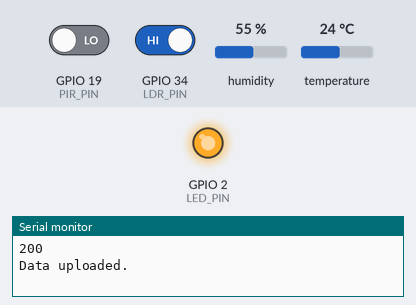
A sketch run on a simulated ESP32. Parts: output pins drawn as LEDs (lit = HIGH), the last lines printed to the serial monitor. The inputs (shaded band) are chosen by the test bench; at power-on: GPIO 34 (LDR_PIN) HIGH, GPIO 19 (PIR_PIN) LOW, humidity 55 %, temperature 24 °C. WiFi joins after 1.5 s; servers stay silent unless stated; uploads are accepted with an empty reply; the local clock reads 2024-03-15 10:24:30 at power-on unless the sketch sets it.

Above: at 31.2 s.
31.3 s: GPIO 34 (LDR_PIN) driven HIGH
42.5 s: GPIO 34 (LDR_PIN) driven LOW
At 48.2 s:
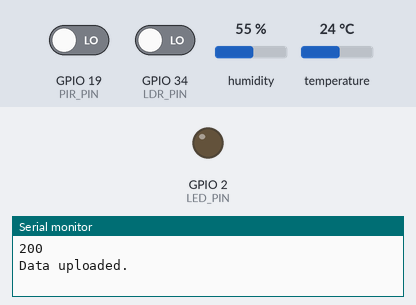
Timing chart, 0 to 49.7 s (numbered marks = the images above; inputs shaded):
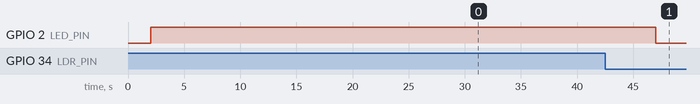

Measured:
- after the input at 42.5 s, GPIO 2 (LED_PIN): HIGH → LOW after 4.5 s

The sketch:

upload_to_db.ino
```cpp
#include <DHT.h> // include the library for the DHT22 sensor
#include <WiFi.h> // include the library to connect ESP32 to the internet
#include <HTTPClient.h> // include the library to send HTTP requests to MongoDB
#include <ArduinoJson.h> // include the library to compile data in JSON format

#include "time.h" // for accurate timestamps
#include "secrets.h" // includes the password and ssid of internet

#define LDR_PIN 34 // LDR sensor is connected to digital pin 34
#define PIR_PIN 19 // PIR sensor is connected to digital pin 19
#define LED_PIN 2 // Onboard LED of ESP32 for testing
#define DHTPIN 27 // define the digital pin the DHT22 is connected to - D27 on ESP32
#define DHTTYPE DHT22 // define the type of DHT sensor

int pirState = LOW; // Assume that the output of PIR sensor is 0 initially
// instantiate the variables to return data into
int ldrReading, pirReading;
float temp, hum;
unsigned long epochTime; // The epoch time
unsigned long dataMillis = 0;

// The Json document we will be uploading to MongoDB Database
StaticJsonDocument<500> doc;

DHT dht(DHTPIN, DHTTYPE); // create a DHT object

// Function to initialize the WiFi of the ESP32
void initWiFi() {
  WiFi.mode(WIFI_STA);
  WiFi.begin(ssid, password);
  Serial.print("Connecting to WiFi ..");
  while (WiFi.status() != WL_CONNECTED) {
    Serial.println('.');
    delay(1000);
  }
  Serial.println(WiFi.localIP());
}

void setup() {
  pinMode(LDR_PIN, INPUT); // Set LDR pin as an input
  pinMode(DHTPIN, INPUT);
  pinMode(LED_PIN, OUTPUT);

  Serial.begin(115200);
  dht.begin(); // initialize the DHT sensor
  initWiFi();

  Serial.print("RRSI: ");
  Serial.println(WiFi.RSSI()); // Print the strength of the WiFi connected
  configTime(0, 0, ntpServer);
}

// Function to read the digital value from the LDR sensor
void readLDR() {
  int ldrValue = digitalRead(LDR_PIN); // Read the LDR value

  if (ldrValue == LOW) { // If the light level is low
    // Do something, such as turning on an LED
    Serial.println("There is sufficient lighting");
    digitalWrite(LED_PIN, LOW);
  } else { // If the light level is high
    // Do something else, such as sending a notification
    Serial.println("The light level was low so I turned on the light.");
    digitalWrite(LED_PIN, HIGH);
  }
  ldrReading = ldrValue;
}

// Function to read the digital value from the PIR sensor
void readPIR() {
  int pirValue = digitalRead(PIR_PIN); // Read the PIR value

  if (pirValue == HIGH){
    // digitalWrite(LED_PIN, HIGH); // If sensor value is HIGH, turn on the LED
    if (pirState == LOW){ // If the previous state of sensor was LOW, print "Motion detected" on Serial
      Serial.println("Motion detected!");
      pirState = HIGH; // Change sensor previous state to HIGH
    }
  } else{
    // digitalWrite(LED_PIN, LOW); // If sensor value is LOW, turn off the LED
    if (pirState == HIGH){ // If the previous state of sensor was HIGH, print "Motion detection ended" on Serial
      Serial.println("Motion detection ended!");
      pirState = LOW; // Change sensor previous state to LOW
    }
  }
  pirReading = pirValue;
}

// Function to read the humidity and temperature
void readTemperatureHumidity() {
  float humidity = dht.readHumidity(); // read the humidity
  float temperature = dht.readTemperature(); // read the temperature

  // check if the read was successful, and print the data to the serial monitor
  if (!isnan(humidity) && !isnan(temperature)) {
    temp = temperature;
    hum = humidity;
  }
}

// Function to get the timestamp
unsigned long getTime() {
  time_t now;
  struct tm timeinfo;
  if (!getLocalTime(&timeinfo)) {
    return(0);
  }
  time(&now);
  return now;
}

// Function to send an HTTP POST request to the MongoDB Atlas server
void POSTData()
{
  if(WiFi.status()== WL_CONNECTED){
    HTTPClient http;

    http.begin(serverName);
    http.addHeader("Content-Type", "application/json");

    String json;
    serializeJson(doc, json);

    Serial.println(json);
    int httpResponseCode = http.POST(json);
    Serial.println(httpResponseCode);

    if (httpResponseCode == 200) {
      Serial.println("Data uploaded.");
      delay(200);
    } else {
      Serial.println("ERROR: Couldn't upload data.");
      delay(200);
    }

  }
}

void loop() {

  if (millis() - dataMillis > 15000 || dataMillis == 0) {

    dataMillis = millis();

    epochTime = getTime();
    Serial.print("Epoch Time: ");
    Serial.println(epochTime);

    readLDR();
    readPIR();
    readTemperatureHumidity();

    Serial.print("Temperature: ");
    Serial.print(String(temp));
    Serial.print(" C\nHumidity: ");
    Serial.print(String(hum));
    Serial.print("\nMoisture: ");
    Serial.println("\n");

    // Construct the JSON object to send to MongoDB

    doc["sensor-values"]["temperature"] = temp;
    doc["sensor-values"]["humidity"] = hum;
    doc["sensor-values"]["motion"] = pirReading;
    doc["sensor-values"]["light"] = ldrReading;
    doc["sensor-values"]["timestamp"] = epochTime;

    Serial.println("Uploading data... ");
    POSTData();
  }
}
```

secrets.h
```cpp
// Replace with your network credentials (STATION)
const char* ssid = "XXXX";
const char* password = "XXXX";
const char* ntpServer = "pool.ntp.org";
const char* serverName = "https://data.mongodb-api.com/app/virtyou_app-dzdhu/endpoint/addSensorData";
```
